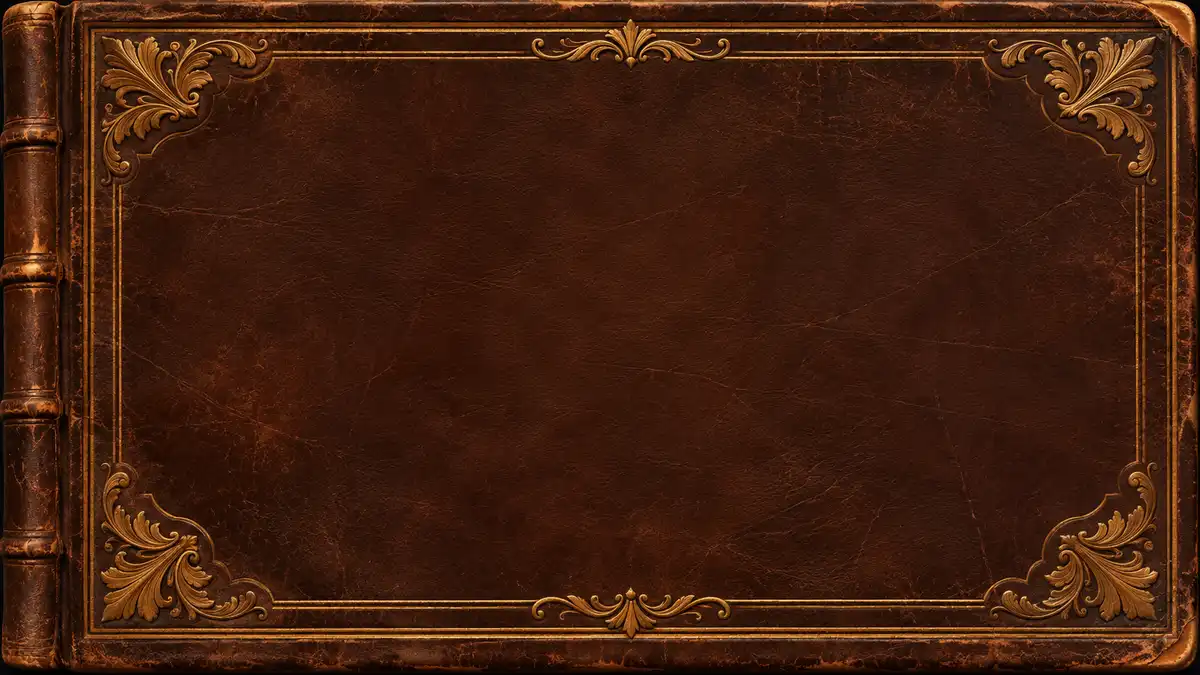
#> input picture src/art/cover.webp, 1200 x 675 px
$ python verse_cards.py ../src/art/cover.webp
#> lines starting #> are read from the running program, lines starting #| are printed output that depends on the picture
"""Draw the link-preview card for every verse: dist/v/<ch>-<v>.jpg (1200x630).

Run after scripts/build.py. Needs Pillow (pip install pillow).

    python3 scripts/verse_cards.py          # all verses
    python3 scripts/verse_cards.py --og     # also redraw src/og.jpg (the site-wide card)
"""
import json
import sys
from pathlib import Path

from PIL import Image, ImageDraw, ImageFont

ROOT = Path(__file__).resolve().parent.parent
DIST = ROOT / "dist"
W, H = 1200, 630
CREAM, GILT, INK = (244, 232, 206), (226, 194, 125), (30, 14, 8)

SERIF = [  # first one found wins
    "/usr/share/fonts/opentype/ebgaramond/EBGaramond12-Regular.otf",
    "/usr/share/fonts/truetype/dejavu/DejaVuSerif.ttf",
    "/System/Library/Fonts/Supplemental/Georgia.ttf",
]
SERIF_IT = [
    "/usr/share/fonts/opentype/ebgaramond/EBGaramond12-Italic.otf",
    "/usr/share/fonts/truetype/dejavu/DejaVuSerif-Italic.ttf",
    "/System/Library/Fonts/Supplemental/Georgia Italic.ttf",
]
SERIF_B = [
    "/usr/share/fonts/opentype/ebgaramond/EBGaramond12-Bold.otf",
    "/usr/share/fonts/truetype/dejavu/DejaVuSerif-Bold.ttf",
    "/System/Library/Fonts/Supplemental/Georgia Bold.ttf",
]


# [5 lines left out: function font, not called in this run]


def backdrop():
    bg = Image.open(ROOT / "src" / "art" / "cover.webp").convert("RGB")
#> bg is the input picture: PIL image 1200x675 RGB; mean R, G, B 66, 31, 14.5
    s = max(W / bg.width, H / bg.height)
#> s = 1
    bg = bg.resize((round(bg.width * s), round(bg.height * s)), Image.LANCZOS)
    x, y = (bg.width - W) // 2, (bg.height - H) // 2
#> x = 0; y = 22
    bg = bg.crop((x, y, x + W, y + H))
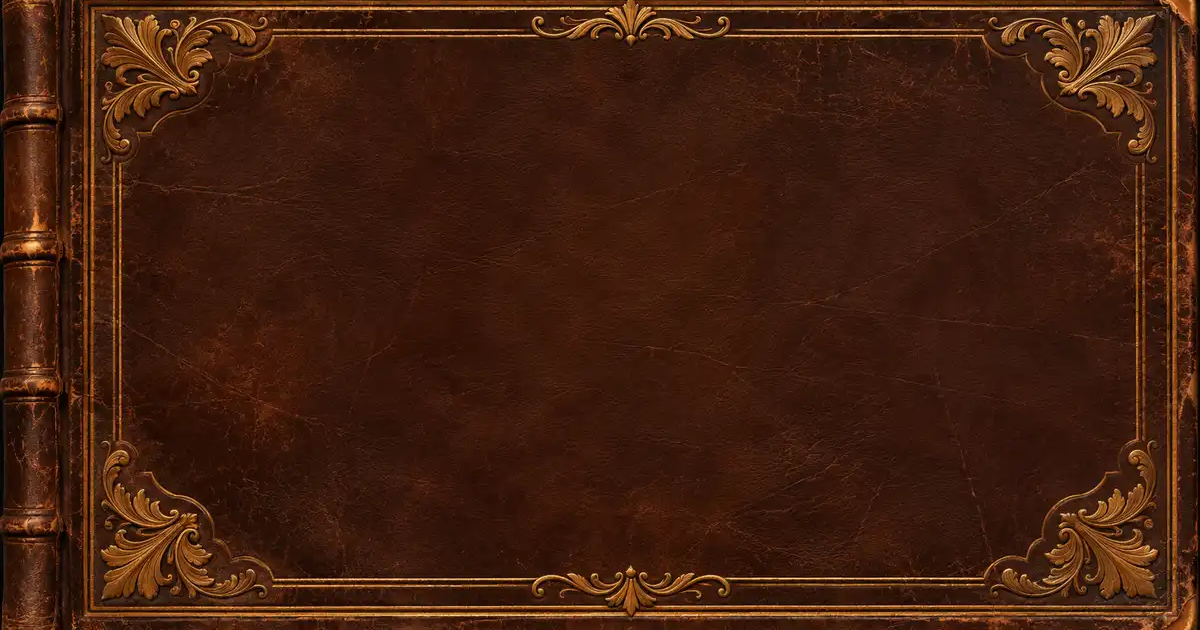
#> bg: PIL image 1200x630 RGB; mean R, G, B 66, 30.9, 14.3
    shade = Image.new("RGB", (W, H), INK)
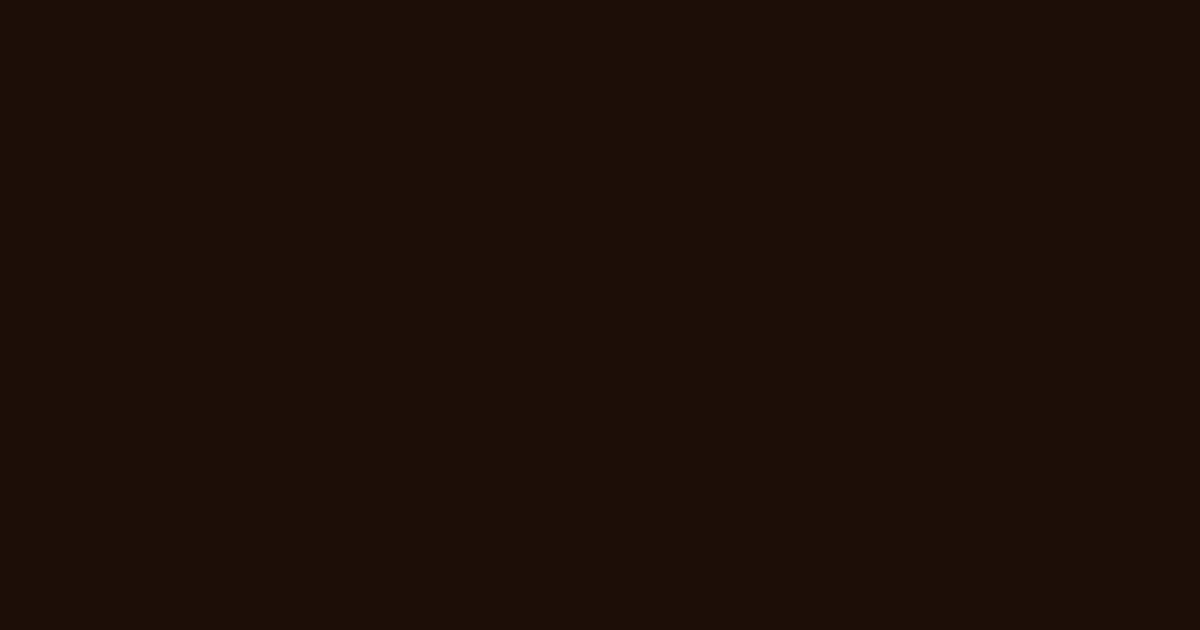
#> shade: PIL image 1200x630 RGB; mean R, G, B 30, 14, 8
    return Image.blend(bg, shade, 0.38)
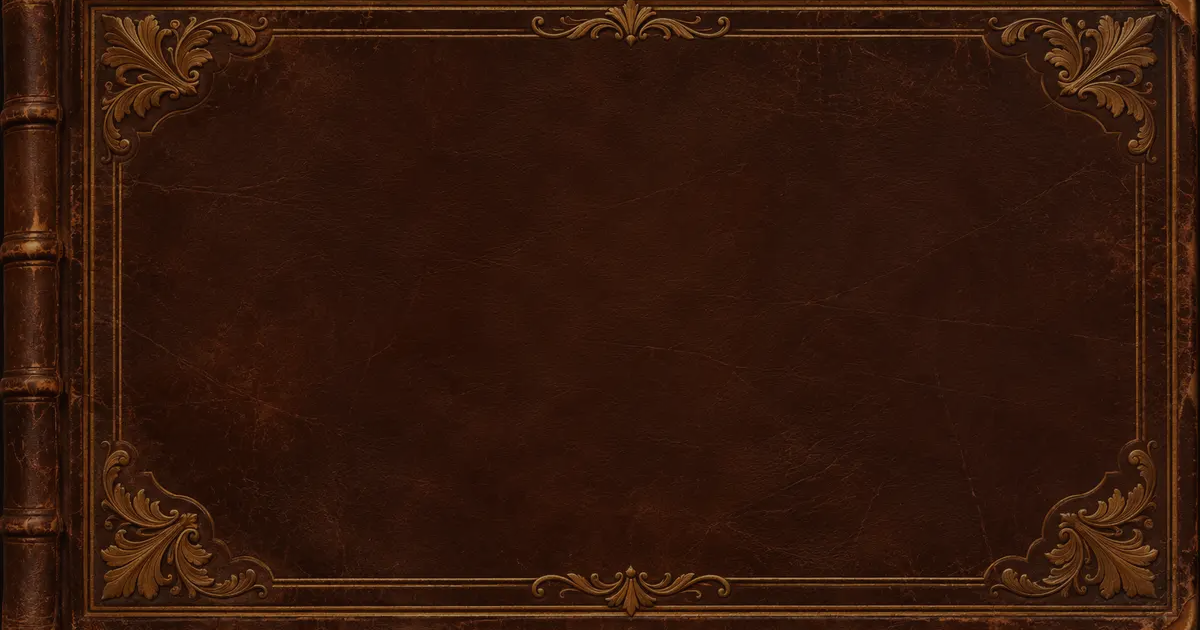
#> returned value: PIL image 1200x630 RGB; mean R, G, B 51.8, 24, 11.5


# [13 lines left out: function wrap, not called in this run]


def centered(draw, y, text, f, fill):
    draw.text(((W - draw.textlength(text, font=f)) / 2, y), text, font=f, fill=fill)


# [32 lines left out: functions card, site_card, not called in this run]


def main():
    base = backdrop()
    if "--og" in sys.argv:
        site_card(base).save(ROOT / "src" / "og.jpg", quality=82, optimize=True, progressive=True)
        print("Wrote src/og.jpg")
#> (the run stopped early here; a loop or call above may not have finished)
